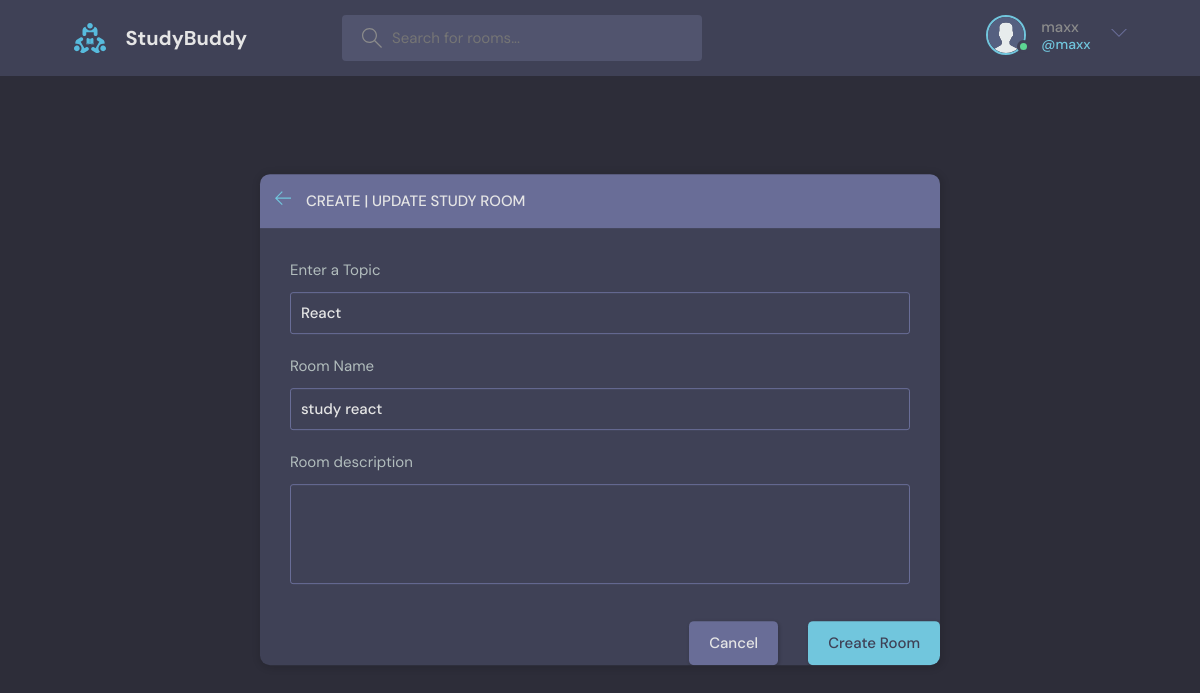
Page /Update_room/2/ (signed in) on the committed database.
### base/models.py (models this page shows, shortened)
class User(AbstractUser):
    name = models.CharField(max_length=200,null=True)
    email = models.EmailField(unique=True, null=True)
    bio = models.TextField(null=True)
    avatar = models.ImageField(null=True, default="avatar.svg")
    USERNAME_FIELD = 'email'
    REQUIRED_FIELDS = []

class Room(models.Model):
    user = models.ForeignKey(User, on_delete=models.SET_NULL, null=True)
    topic = models.ForeignKey(Topic, on_delete=models.SET_NULL, null=True)
    name = models.CharField(max_length=200)
    participants = models.ManyToManyField(User, related_name='participants', blank=True)
    description = models.TextField(null=True,blank=True)
    updated = models.DateTimeField(auto_now=True)
    created = models.DateTimeField(auto_now_add=True)
    class Meta:
        ordering = ['-updated', '-created']

class Topic(models.Model):
    name = models.CharField(max_length=200)

### base/views.py (the view, shortened to what this page needs)
# urls.py: path('Update_room/<str:pk>/', views.Update_room, name="Update_room"),
@login_required(login_url='/login')
def Update_room(request,pk):
    room = Room.objects.get(id=pk)
    form = RoomForm(instance=room)
    topics = Topic.objects.all()
    if request.user != room.user:
        return HttpResponse('Your not allowed here')
    context = {'form':form,'topics':topics,'room':room}
    return render(request, 'base/room_form.html',context)

### base/form.py
class RoomForm(ModelForm):
    class Meta:
        model = Room
        fields = '__all__'
        exclude = ['user','participants']

### base/templates/base/room_form.html (shortened to what this page needs)
{% extends 'main.html' %}
{% block content %}
<main class="create-room layout">
    <div class="container">
      <div class="layout__box">
        <div class="layout__boxHeader">
          <div class="layout__boxTitle">
            <a href="{% url 'Home'  %}">
              <svg version="1.1" xmlns="http://www.w3.org/2000/svg" width="32" height="32" viewBox="0 0 32 32">
                <title>arrow-left</title>
                <path
                  d="M13.723 2.286l-13.723 13.714 13.719 13.714 1.616-1.611-10.96-10.96h27.625v-2.286h-27.625l10.965-10.965-1.616-1.607z">
                </path>
              </svg>
            </a>
            <h3>Create | Update Study Room</h3>
          </div>
        </div>
        <div class="layout__body">
          <form class="form" action="" method="POST">
            <div class="form__group">
              <label for="room_name">Enter a Topic</label>
             <input type="text" required value="{{room.topic.name}}" name="topic" list="topic-list">
            </div>
            <div class="form__group">
              <label for="room_name">Room Name</label>
              {{form.name}}
            </div>
            <div class="form__group">
              <label for="room_name">Room description</label>
             {{form.description}}
            </div>
            </div>
            <div class="form__action">
              <a class="btn btn--dark" href="{% url 'Home' %}">Cancel</a>
              <button class="btn btn--main" type="submit">Create Room</button>
            </div>
        </div>
      </div>
  </main>
  {% endblock %}

### template/navbar.html (shortened to what this page needs)
{% load static %}
<header class="header header--loggedIn">
    <div class="container">
      <a href="{% url 'Home' %}" class="header__logo">
        <img src="{% static 'images/logo.svg' %}" />
        <h1>StudyBuddy</h1>
      </a>
      <form class="header__search" method="GET" action="{% url 'Home' %}">
        <label>
          <input name="q"  placeholder="Search for rooms..." />
        </label>
      </form>
      <nav class="header__menu">
        {% if request.user.is_authenticated %}
        <div class="header__user">
          <a href="{% url 'profile' request.user.id %}">
            <div class="avatar avatar--medium active">
              <img src="{{request.user.avatar.url}}" />
            </div>
            <p>{{request.user.username}} <span>@{{request.user.username}}</span></p>
          </a>
          <button class="dropdown-button">
            <svg version="1.1" xmlns="http://www.w3.org/2000/svg" width="32" height="32" viewBox="0 0 32 32">
              <title>chevron-down</title>
              <path d="M16 21l-13-13h-3l16 16 16-16h-3l-13 13z"></path>
            </svg>
          </button>
        </div>
        {% else %}
        <a href="{% url 'login' %}">
            <img src="{% static './images/avatar.svg' %}" alt="">
            <p>Login</p>
        </a>
        {% endif %}
      </nav>
    </div>
  </header>

### rows in the picture
User: user.avatar (placeholder picture), user.username "maxx"
Room: topic "React", name "study react"
